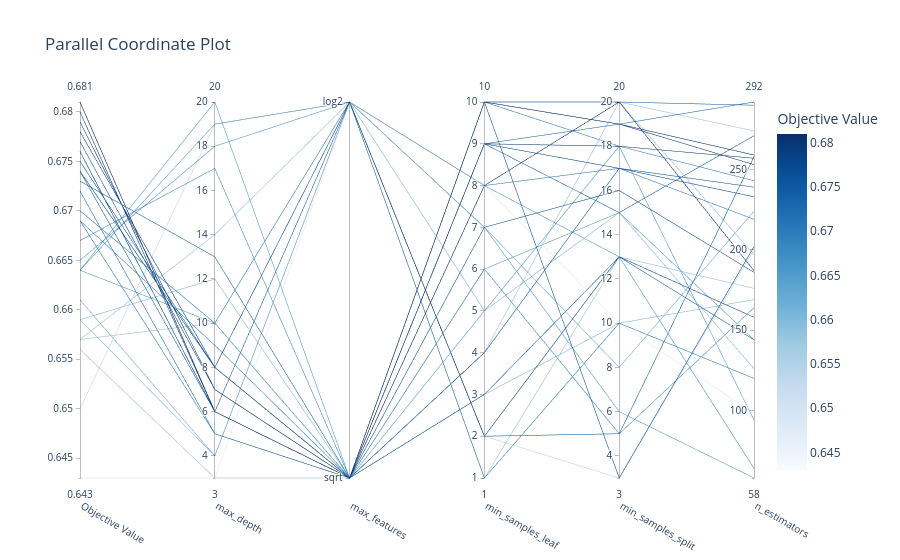

Notebook cell for this chart:
### Markdown cell above
### 3. Parallel Coordinates: See parameter relationships

### Code cell
# Plot parallel coordinates
fig = plot_parallel_coordinate(study)
fig.show()

print("""
🔗 WHAT THIS SHOWS:
- Each line = one trial
- Color = accuracy (darker = better)
- Can see parameter combinations that work well together

HOW TO READ:
- Look for clusters of dark lines
- Those parameter combinations work well!
- Light lines = poor combinations to avoid
""")

### Figure 1 — Plotly figure (JSON) as saved in the notebook; plotly's stock layout.template omitted (floating-point values rounded to 4 significant figures)
{"data": [{"dimensions": [{"label": "Objective Value", "range": [0.643, 0.681], "values": [0.664, 0.665, 0.674, 0.678, 0.667, 0.676, 0.659, 0.664, 0.681, 0.65, 0.673, 0.657, 0.67, 0.675, 0.643, 0.659, 0.677, 0.657, 0.664, 0.661, 0.674, 0.679, 0.672, 0.674, 0.669, 0.68, 0.681, 0.656, 0.669, 0.676]}, {"label": "max_depth", "range": [3, 20], "values": [20, 18, 6, 8, 17, 6, 4, 19, 6, 19, 13, 10, 10, 8, 3, 12, 7, 14, 10, 4, 8, 7, 5, 8, 9, 6, 6, 3, 5, 6]}, {"label": "max_features", "range": [0, 1], "ticktext": ["sqrt", "log2"], "tickvals": [0, 1], "values": [0, 1, 1, 1, 0, 0, 1, 1, 0, 1, 0, 0, 1, 0, 1, 0, 0, 1, 0, 1, 0, 0, 0, 0, 0, 0, 0, 0, 0, 0]}, {"label": "min_samples_leaf", "range": [1, 10], "values": [6, 8, 2, 2, 6, 10, 5, 7, 8, 2, 10, 4, 1, 4, 8, 3, 9, 1, 5, 7, 3, 9, 9, 9, 8, 10, 10, 10, 10, 7]}, {"label": "min_samples_split", "range": [3, 20], "values": [15, 13, 5, 13, 5, 3, 15, 6, 20, 3, 20, 20, 10, 17, 10, 10, 17, 13, 18, 8, 13, 18, 19, 15, 17, 19, 19, 20, 18, 16]}, {"label": "n_estimators", "range": [58, 292], "values": [144, 64, 258, 158, 164, 202, 126, 58, 187, 200, 290, 197, 120, 239, 98, 169, 233, 176, 94, 224, 144, 257, 292, 271, 219, 253, 259, 274, 243, 186]}], "labelangle": 30, "labelside": "bottom", "line": {"color": [0.664, 0.665, 0.674, 0.678, 0.667, 0.676, 0.659, 0.664, 0.681, 0.65, 0.673, 0.657, 0.67, 0.675, 0.643, 0.659, 0.677, 0.657, 0.664, 0.661, 0.674, 0.679, 0.672, 0.674, 0.669, 0.68, 0.681, 0.656, 0.669, 0.676], "colorbar": {"title": {"text": "Objective Value"}}, "colorscale": [[0, "rgb(247,251,255)"], [0.125, "rgb(222,235,247)"], [0.25, "rgb(198,219,239)"], [0.375, "rgb(158,202,225)"], [0.5, "rgb(107,174,214)"], [0.625, "rgb(66,146,198)"], [0.75, "rgb(33,113,181)"], [0.875, "rgb(8,81,156)"], [1, "rgb(8,48,107)"]], "reversescale": false, "showscale": true}, "type": "parcoords"}], "layout": {"title": {"text": "Parallel Coordinate Plot"}}}
